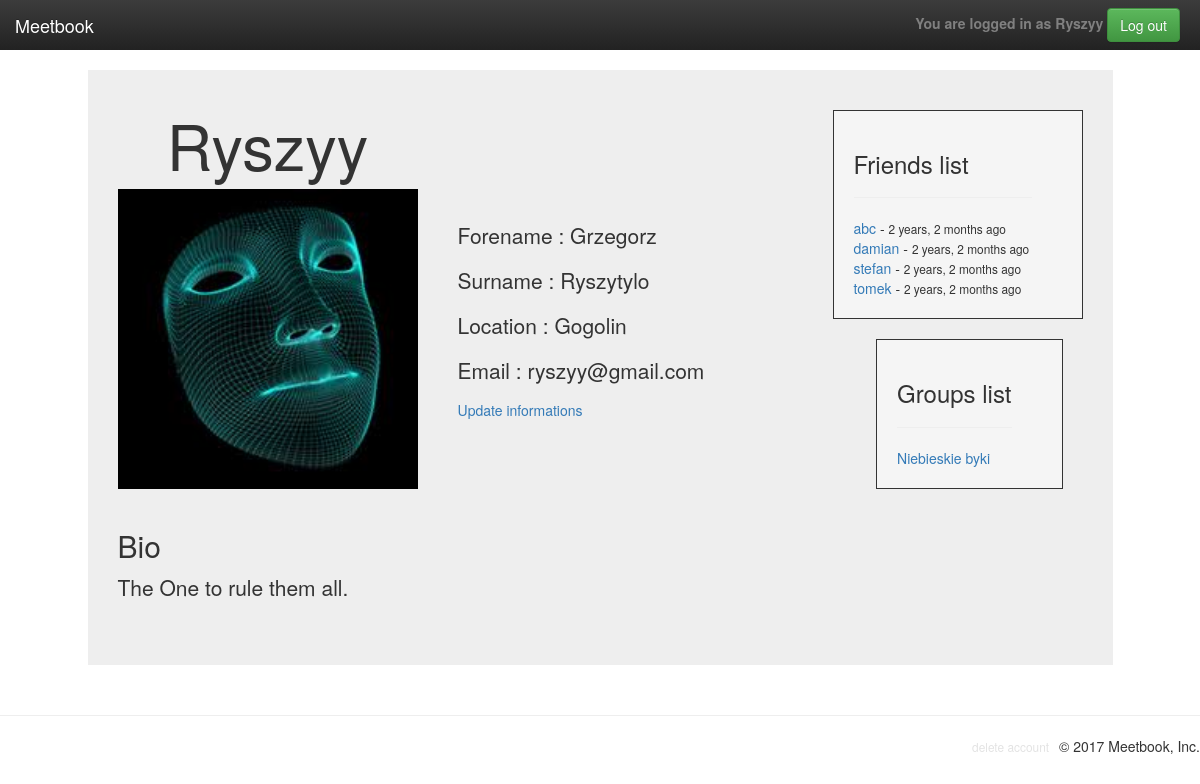
The app's page /user_detail/ryszyy (signed in), older data.
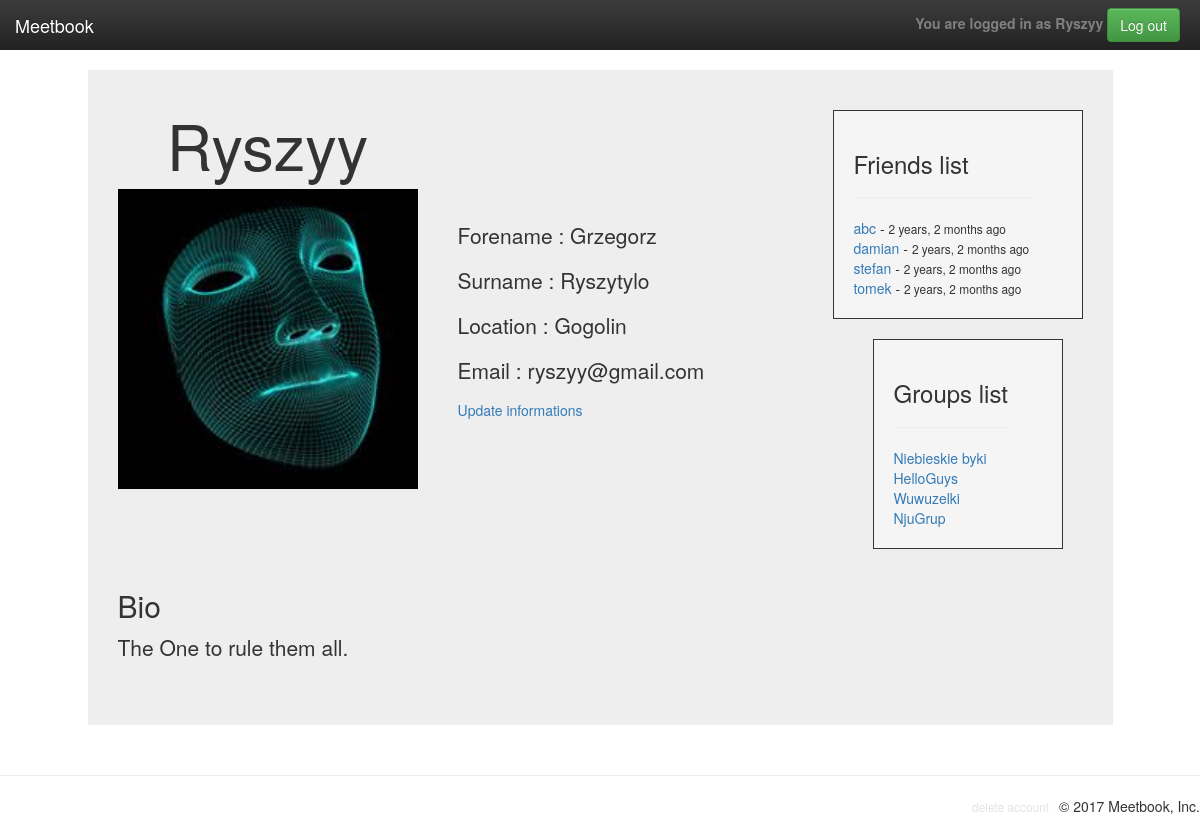
The same page, newer data.
### profiles/models.py (models this page shows)
class UserProfile(models.Model):
    user_auth = models.OneToOneField(User, primary_key=True, on_delete=models.CASCADE)
    location = models.ForeignKey(Location, null=True, blank=True, on_delete=models.CASCADE)
    slug = models.SlugField(blank=True)
    picture = models.ImageField(upload_to=upload_location, null=True, blank=True)
    friends = models.ManyToManyField('self',
                                     blank=True)
    pending = models.ManyToManyField('self',
                                     blank=True,
                                     through="Invite",
                                     through_fields=('r_to', 'r_from'),
                                     symmetrical=False)
    bio = models.TextField(blank=True, null=True)
    time = models.ManyToManyField("profiles.FreeTime",
                                  blank=True)
    def __str__(self):
        return self.user_auth.username

class GroupProfile(models.Model):
    name = models.CharField(max_length=120, unique=True)
    owner = models.ForeignKey(UserProfile, related_name="owner")
    intrest = models.ManyToManyField(Intrest)
    date = models.DateTimeField(auto_now=False, auto_now_add=False, blank=True, null=True)
    members = models.ManyToManyField(UserProfile)
    slug = models.SlugField(blank=True)
    message = models.CharField(max_length=1000, blank=True, null=True)
    def __str__(self):
        return self.name

### profiles/views/cbv/user_crud.py (the view)
# urls.py: url(r'^user_detail/(?P<slug>[-\w]+)$', UserDetailView.as_view(), name='user_detail'),
class UserDetailView(DetailView):
    model = UserProfile
    template_name = 'user_detail.html'
    def get_context_data(self, **kwargs):
        context = super(UserDetailView, self).get_context_data(**kwargs)
        profile = UserProfile.objects.get(user_auth=self.request.user)
        slug = self.request.path.split('/')[-1]
        p = UserProfile.objects.get(slug=slug)
        group = GroupProfile.objects.filter(members=p)
        context['groups'] = group
        context['profile'] = profile
        context.update({'param': slug})
        try:
            other = UserProfile.objects.get(slug=slug)
            req_sent = Invite.objects.get(r_from=profile, r_to=other)
            context['req_sent'] = req_sent
        except Invite.DoesNotExist:
            req_sent = None
        return context

### templates/user_detail.html
{% extends "base_detail.html" %}
{% load crispy_forms_tags %}
{% load humanize %}
{% block content %}
	<div class="jumbotron col-md-10 col-md-offset-1" style="padding-top: 20px; margin-top: 20px; float: left">
		<div class="container">
			<div>
				<div style="float: left; padding-right: 40px; ">
					<h1 style="text-align: center;">
					{{object|capfirst}}
					</h1>
					{% if object.picture %}
						<img src="{{ object.picture.url }}" width="300" height="300">
					{% else %}
						<img src="\media\default\defaultuser.png" width="300" height="300">
					{% endif %}
					<br style="clear: left;" />
				</div>
				<div style="float: left; padding-top: 130px;">
					{% if object.user_auth.first_name  %}
						<p>Forename : {{ object.user_auth.first_name }}</p>
						<p>Surname : {{ object.user_auth.last_name }}</p>
						<p>Location : {{ object.location.city }}</p>
					{% endif %}
					{% if user|lower == param|lower or object in profile.friends.all %}
						<p>Email : {{ object.user_auth.email }}</p>
					{% endif %}
					{% if user|lower == param|lower %}
						<a href="{% url 'user_update' profile.slug %}">Update informations</a>
						{% elif object == req_sent.r_to %}
						<h4>Friend request was sent</h4>
						{% elif object not in profile.friends.all and object != req_sent.r_to  %}
						<form method="post" action="{% url 'friend_add' object.slug %}">
							{% csrf_token %}
							<button type="submit" class="btn btn-success">Add Friend</button>
						</form>
					{% endif %}
				</div>
				<div style="margin-top: 20px; float: right; padding: 20px ;padding-right:50px;border-width: 1px;border-style: solid;max-width: 300px;background-color: #f5f5f5;min-width: 250px;">
					<h3>Friends list</h3>
					<hr>
					{% if user.is_authenticated %}
						{% for friend in object.friends.all %}
							<a href="{% url 'user_detail' friend.slug %}">{{friend}}</a> - <small>{{friend.user_auth.last_login|naturaltime}}</small><br>
						{% endfor %}
					{% endif %}
					</div>
					<div style="margin-top: 20px;margin-right: 20px; float: right; padding: 20px ;padding-right:50px;border-width: 1px;border-style: solid;max-width: 300px;background-color: #f5f5f5;max-width: 190px;">
						<h3>Groups list</h3>
						<hr>
						{% if user.is_authenticated %}
						{% for group in groups %}
							<a href="{% url 'group_detail' group.slug %}">{{group}}</a>
						{% endfor %}
						{% endif %}
						</div>
					</div>
				</div>
				<div class="container col-md-8">
					<br>
					{% if object.bio %}
						<h2>Bio</h2>
						<p>{{ object.bio }}</p>
					{% endif %}
				</div>
			</div>
		{% endblock %}
		{% block footer %}
			{% if user.is_authenticated and user|lower == param|lower %}
				<li style="float: right; padding-right: 10px;"><small><a id="footer" href="{% url 'user_delete' profile.slug %}">delete account</a></small></li>
				{% elif object in profile.friends.all%}
				<li style="float: right; padding-right: 10px;"><small><a id="footer" href="{% url 'friend_delete' object.slug %}">remove friend</a></small></li>
			{% endif %}
		{% endblock %}

### templates/base_detail.html (shortened to what this page needs)
{% load static %}
<!DOCTYPE html>
<html lang="en">
	<head>
		<link rel="stylesheet" href="https://maxcdn.bootstrapcdn.com/bootstrap/3.3.7/css/bootstrap.min.css">
		<link rel="stylesheet" href="https://maxcdn.bootstrapcdn.com/bootstrap/3.3.7/css/bootstrap-theme.min.css">
		<link rel="stylesheet" href="{% static 'css/main.css' %}">
	</head>
	<body>
		<nav class="navbar navbar-inverse navbar-fixed-top">
			<div class="container-fluid">
				<div class="navbar-header">
					<a class="navbar-brand" href="{% url 'welcome' %}">Meetbook</a>
				</div>
				<div id="navbar" class="navbar-collapse collapse" style="padding-right: 20px">
					<ul class="nav navbar-nav navbar-right">
						<li>
							<form class="navbar-form navbar-right" action="{% url 'logout' %}">
								<strong style="color:gray;">You are logged in as {{ user.username|capfirst }}</strong>
								<button type="submit" class="btn btn-success">Log out</button>
							</form>
						</li>
					</ul>
				</div>
			</div>
		</nav>
		<div class="row">
			<div>
				{% block content %}
				{% endblock %}
			</div>
		</div>
		<hr>
		<ul style=" list-style-type: none;">
			<li style = "float: right;"><p>&copy; 2017 Meetbook, Inc.</p></li>
			{% block footer %}
			{% endblock %}
		</ul>
	</body>
</html>

Row changes from the older to the newer data that the page shows:
added GroupProfile: name "HelloGuys"
added GroupProfile: name "Wuwuzelki"
added GroupProfile: name "NjuGrup"
